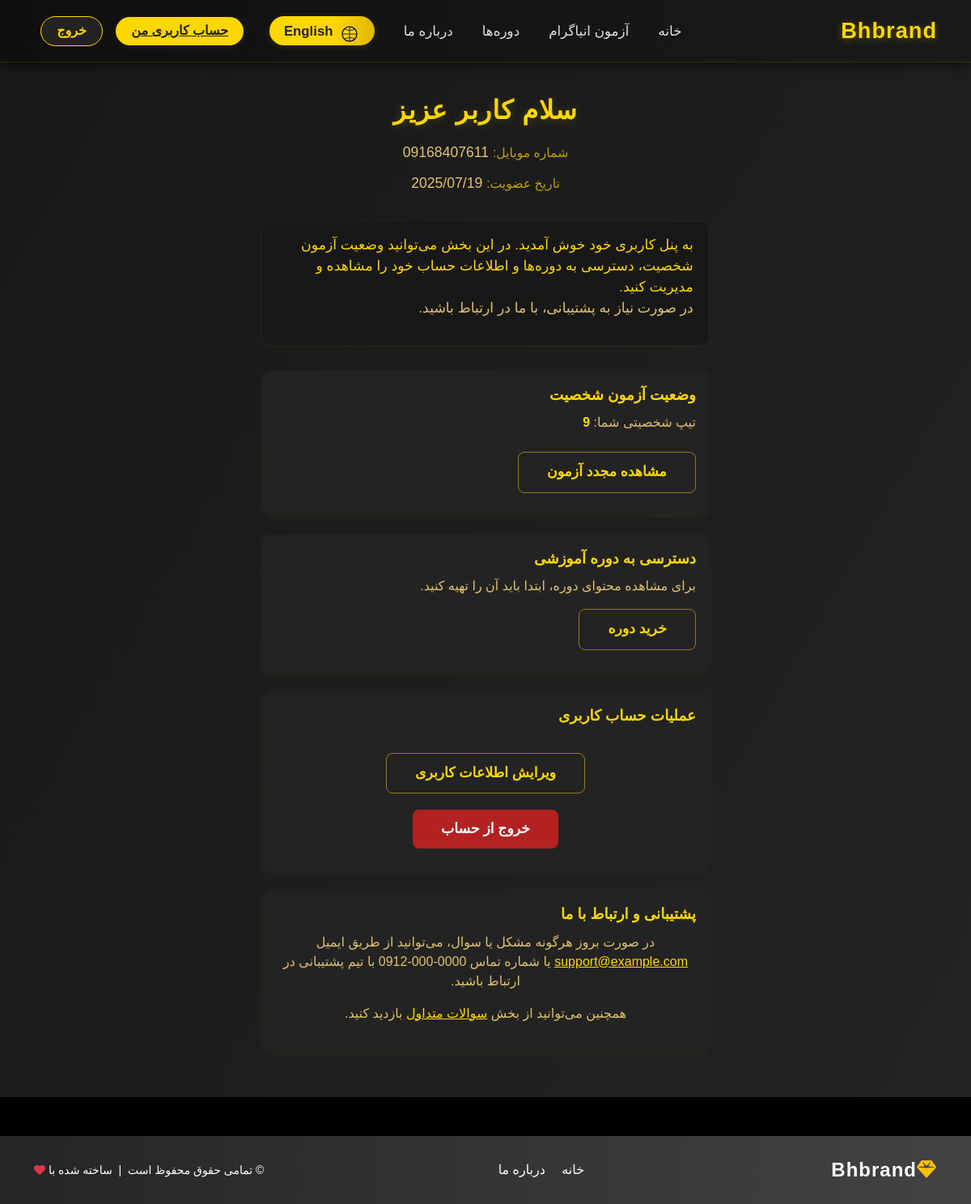
Before: /accounts/dashboard/ (signed in) with the older database file.
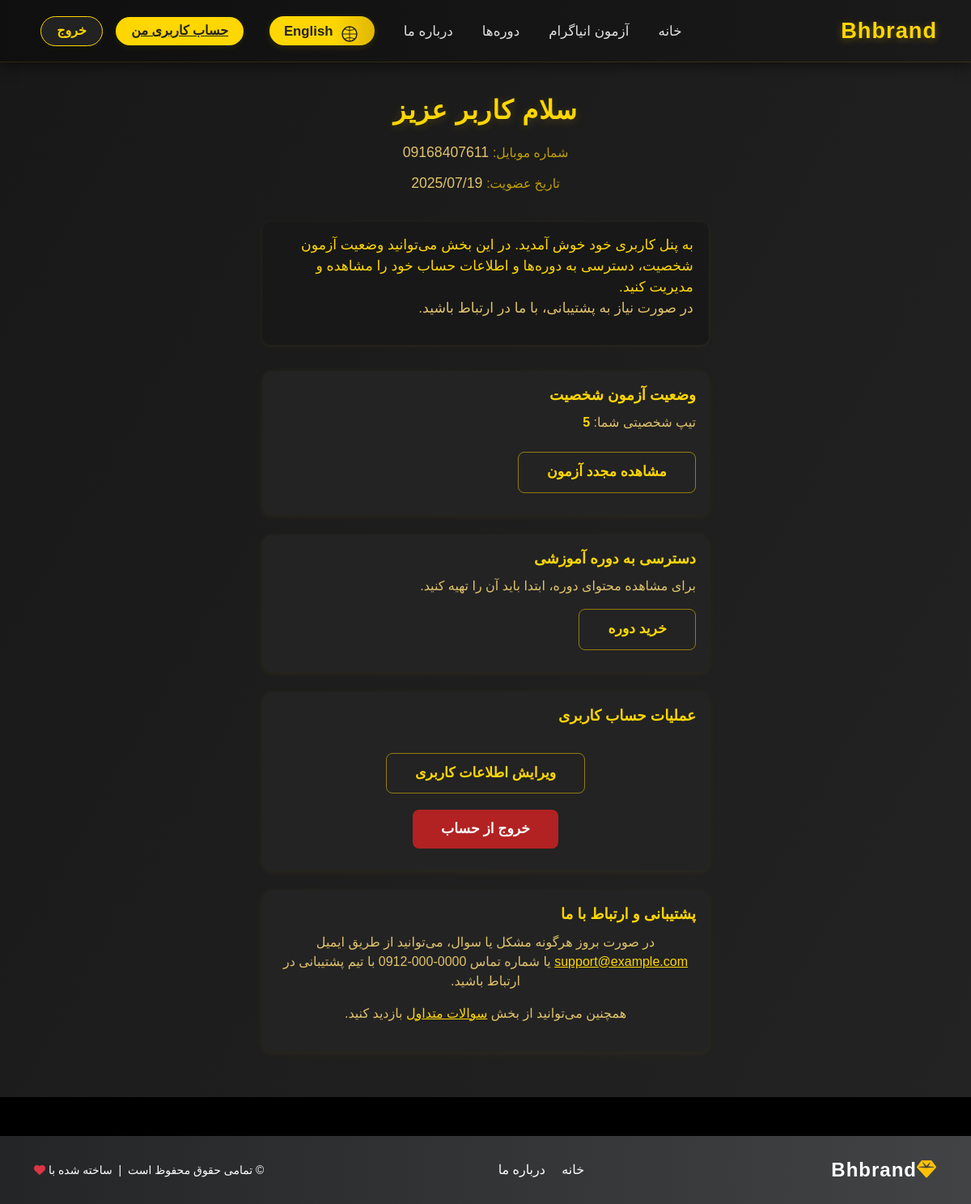
After: the same page with the newer database file.
### accounts/models.py (models this page shows, shortened)
class CustomUser(AbstractBaseUser, PermissionsMixin):
    phone_number = models.CharField(max_length=15, unique=True, verbose_name="شماره تلفن")
    name = models.CharField(max_length=100, blank=True, verbose_name="نام")
    is_active = models.BooleanField(default=True, verbose_name="فعال است؟")
    is_staff = models.BooleanField(default=False, verbose_name="کارمند است؟")
    is_phone_verified = models.BooleanField(default=False, verbose_name="تأیید شماره تلفن")
    date_joined = models.DateTimeField(default=timezone.now, verbose_name="تاریخ عضویت")
    USERNAME_FIELD = 'phone_number'
    REQUIRED_FIELDS = []
    objects = CustomUserManager()
    class Meta:
        verbose_name = "کاربر"
        verbose_name_plural = "کاربران"

class UserProfile(models.Model):
    user = models.OneToOneField(CustomUser, on_delete=models.CASCADE, verbose_name="کاربر")
    enneagram_type = models.IntegerField(null=True, blank=True, verbose_name="تیپ انیاگرام")
    class Meta:
        verbose_name = "پروفایل کاربر"
        verbose_name_plural = "پروفایل‌های کاربران"

### accounts/views.py (the view)
# urls.py: path("dashboard/", user_dashboard, name="dashboard"),
@login_required
def user_dashboard(request):
    try:
        profile = UserProfile.objects.get(user=request.user)
    except UserProfile.DoesNotExist:
        profile = None
    return render(request, "accounts/dashboard.html", {
        "user": request.user,
        "profile": profile,
        "title": _("داشبورد"),
        "dashboard_message": _("به داشبورد خود خوش آمدید."),
    })

### accounts/templates/accounts/dashboard.html (shortened to what this page needs)
{% extends "base.html" %}
{% load i18n %}
{% block content %}
<div class="dashboard-container">
  <div class="dashboard-inner">
    <h2>
    </h2>
    <div class="user-info">
      <p>
        <span class="dashboard-meta">{% trans "شماره موبایل:" %}</span>
        {{ user.phone_number }}
      </p>
      <p>
        <span class="dashboard-meta">{% trans "تاریخ عضویت:" %}</span>
        {{ user.date_joined|date:"Y/m/d" }}
      </p>
    </div>
    <div class="dashboard-summary">
      <p>
        {% trans "به پنل کاربری خود خوش آمدید. در این بخش می‌توانید وضعیت آزمون شخصیت، دسترسی به دوره‌ها و اطلاعات حساب خود را مشاهده و مدیریت کنید." %}
        <br>
        <span style="color:#e0c36b;">
          {% trans "در صورت نیاز به پشتیبانی، با ما در ارتباط باشید." %}
        </span>
      </p>
    </div>
    <div class="dashboard-section">
      <h3>{% trans "وضعیت آزمون شخصیت" %}</h3>
      {% if profile.enneagram_type %}
        <p>
          {% trans "تیپ شخصیتی شما:" %}
          <span style="color:#FFD700;font-weight:700;">{{ profile.enneagram_type }}</span>
        </p>
        <a href="{% url 'enneagram_test' %}" class="dashboard-btn dashboard-btn-secondary" style="margin-top:0.5rem;">
          {% trans "مشاهده مجدد آزمون" %}
        </a>
      {% else %}
        <p>{% trans "شما هنوز آزمون شخصیت را انجام نداده‌اید." %}</p>
        <a href="{% url 'enneagram_test' %}" class="dashboard-btn">
          {% trans "شروع آزمون شخصیت" %}
        </a>
      {% endif %}
    </div>
    <div class="dashboard-section">
      <h3>{% trans "دسترسی به دوره آموزشی" %}</h3>
      {% if profile.has_purchased_course %}
        <p>{% trans "شما به دوره آموزشی دسترسی دارید." %}</p>
        <a href="#" class="dashboard-btn">{% trans "ورود به پنل دوره" %}</a>
      {% else %}
        <p>{% trans "برای مشاهده محتوای دوره، ابتدا باید آن را تهیه کنید." %}</p>
        <a href="{% url 'course_list' %}" class="dashboard-btn dashboard-btn-secondary">
          {% trans "خرید دوره" %}
        </a>
      {% endif %}
    </div>
    <div class="dashboard-section">
      <h3>{% trans "عملیات حساب کاربری" %}</h3>
      <div class="dashboard-links">
        <a href="{% url 'account' %}" class="dashboard-btn dashboard-btn-secondary">
          {% trans "ویرایش اطلاعات کاربری" %}
        </a>
        <a href="{% url 'logout' %}" class="dashboard-btn dashboard-btn-secondary" style="background: #b22222; color: #fff; border: none;">
          {% trans "خروج از حساب" %}
        </a>
      </div>
    </div>
    <div class="dashboard-section" style="text-align:center;">
      <h3>{% trans "پشتیبانی و ارتباط با ما" %}</h3>
      <p>
      </p>
      <p>
      </p>
    </div>
  </div>
</div>
{% endblock %}

### templates/base.html (shortened to what this page needs)
{% load static i18n %}
<!DOCTYPE html>
<html lang="{% get_current_language as LANGUAGE_CODE %}{{ LANGUAGE_CODE }}" dir="{% if LANGUAGE_CODE == 'fa' %}rtl{% else %}ltr{% endif %}">
<head>
  {% if LANGUAGE_CODE == 'fa' %}
    <link href="{% static 'css/bootstrap.rtl.min.css' %}" rel="stylesheet">
  {% endif %}
</head>
<body>
  {% include 'includes/navbar.html' %}
  <main>
    {% block content %}{% endblock %}
  </main>
  {% include 'includes/footer.html' %}
</body>
</html>

### templates/includes/navbar.html (shortened to what this page needs)
{% load i18n %}
<nav class="navbar navbar-expand-lg navbar-gold">
  <div class="container">
    <a class="navbar-brand" href="{% url 'home' %}">Bhbrand</a>
    <div class="collapse navbar-collapse" id="navbarNav">
      <ul class="navbar-nav ms-auto align-items-lg-center">
        <li class="nav-item">
          <a class="nav-link{% if request.resolver_match.url_name == 'home' %} active{% endif %}" href="{% url 'home' %}">{% trans "خانه" %}</a>
        </li>
        <li class="nav-item">
          <a class="nav-link{% if request.resolver_match.url_name == 'enneagram_test' %} active{% endif %}" href="{% url 'enneagram_test' %}">{% trans "آزمون انیاگرام" %}</a>
        </li>
        <li class="nav-item">
          <a class="nav-link{% if request.resolver_match.url_name == 'course_list' %} active{% endif %}" href="{% url 'course_list' %}">{% trans "دوره‌ها" %}</a>
        </li>
        <li class="nav-item">
          <a class="nav-link{% if request.resolver_match.url_name == 'about' %} active{% endif %}" href="{% url 'about' %}">{% trans "درباره ما" %}</a>
        </li>
      </ul>
      <div class="position-relative d-inline-block" id="navbar-lang-switcher" style="margin-left: 0.5rem;">
        <form action="/i18n/setlang/" method="post" id="lang-switcher-form" style="display:inline;">
          <button type="button" class="navbar-lang-btn" id="langSwitcherBtn" aria-haspopup="true" aria-expanded="false">
            <span class="lang-icon">
              <svg width="20" height="20" viewBox="0 0 20 20" fill="none">
                <circle cx="10" cy="10" r="9" stroke="#222" stroke-width="1.5" fill="#FFD700"/>
                <path d="M10 1v18M1 10h18M3.5 3.5c2.5 2.5 10.5 2.5 13 0M3.5 16.5c2.5-2.5 10.5-2.5 13 0" stroke="#222" stroke-width="1"/>
              </svg>
            </span>
            {% get_current_language as LANGUAGE_CODE %}
            <span id="current-lang-label">
              {% if LANGUAGE_CODE == "fa" %}
                English
              {% elif LANGUAGE_CODE == "en" %}
                فارسی
              {% else %}
                فارسی
              {% endif %}
            </span>
          </button>
        </form>
      </div>
      {% if user.is_authenticated %}
        <br>
        <a href="{% url 'dashboard' %}" class="navbar-account-btn ms-lg-3">{% trans "حساب کاربری من" %}</a>
        <form method="post" action="{% url 'logout' %}" style="display:inline;">
          <button type="submit" class="navbar-logout-btn">{% trans "خروج" %}</button>
        </form>
      {% else %}
        <a href="{% url 'login' %}" class="navbar-account-btn ms-lg-3">{% trans "ورود" %}</a>
      {% endif %}
    </div>
  </div>
</nav>

### templates/includes/footer.html (shortened to what this page needs)
{% load i18n %}
<footer class="footer bg-gradient-primary text-white py-4 mt-5 shadow-lg" style="background: linear-gradient(90deg, #232526 0%, #414345 100%);">
    <div class="container d-flex flex-column flex-md-row align-items-center justify-content-between">
        <div class="d-flex align-items-center">
            <div class="footer-logo mb-2 mb-md-0 me-3">
                <span style="font-size: 1.5rem; font-weight: bold; letter-spacing: 1px;">
                    <i class="fas fa-gem text-warning"></i>Bhbrand
                </span>
            </div>
        </div>
        <div class="footer-links mb-2 mb-md-0">
            <a href="{% url 'home' %}" class="text-white mx-2 text-decoration-none footer-link">{% trans "خانه" %}</a>
            <a href="{% url 'about' %}" class="text-white mx-2 text-decoration-none footer-link">{% trans "درباره ما" %}</a>
        </div>
        <div class="footer-copy d-flex align-items-center">
            <p class="mb-0 small">
                © {% trans "تمامی حقوق محفوظ است" %} {{ now|date:"Y" }}
                <span class="mx-1">|</span>
                {% blocktrans %}ساخته شده با{% endblocktrans %} <i class="fas fa-heart text-danger"></i>
            </p>
        </div>
    </div>
    <link rel="stylesheet" href="https://cdnjs.cloudflare.com/ajax/libs/font-awesome/6.4.2/css/all.min.css" />
</footer>

### templates/includes/navbar.html (style rules this page uses)
.navbar-gold { background: linear-gradient(90deg, #0f0f0f 0%, #1a1a1a 100%); border-bottom: 1px solid #FFD70020; box-shadow: 0 4px 15px rgba(0,0,0,0.5); padding-top: 0.8rem; padding-bottom: 0.8rem; }
.navbar-gold .navbar-brand { color: #FFD700 !important; font-weight: 600; font-size: 1.7rem; letter-spacing: 1px; text-shadow: 0 2px 10px rgba(255, 215, 0, 0.3); }
.navbar-gold .nav-link { color: #e0e0e0 !important; font-size: 1.05rem; font-weight: 500; margin-left: 20px; position: relative; transition: all 0.3s ease; }
.navbar-gold .nav-link::after { content: ""; position: absolute; bottom: -4px; left: 0; width: 0%; height: 2px; background-color: #FFD700; transition: width 0.3s ease; }
.navbar-account-btn { margin-right: 1rem; margin-left: 0.5rem; font-weight: 600; border-radius: 20px; padding: 0.35rem 1.2rem; background: #FFD700; color: #222 !important; border: none; transition: background 0.2s; box-shadow: 0 2px 8px rgba(255,215,0,0.08); font-size: 1rem; }
.navbar-logout-btn { margin-right: 0.5rem; margin-left: 0.5rem; font-weight: 600; border-radius: 20px; padding: 0.35rem 1.2rem; background: #222; color: #FFD700 !important; border: 1px solid #FFD700; transition: background 0.2s, color 0.2s; box-shadow: 0 2px 8px rgba(255,215,0,0.04); font-size: 1rem; }
.navbar-lang-btn { margin-right: 0.5rem; margin-left: 0.5rem; font-weight: 600; border-radius: 50px; padding: 0.35rem 1.1rem 0.35rem 1.1rem; background: linear-gradient(90deg, #FFD700 60%, #e0b800 100%); color: #222 !important; border: none; box-shadow: 0 2px 8px rgba(255,215,0,0.13); font-size: 1.05rem; display: flex; align-items: center; gap: 0.4em; transition: background 0.2s, color 0.2s, box-shadow 0.2s; position: relative; z-index: 2; }
.navbar-lang-btn .lang-icon { display: inline-block; vertical-align: middle; width: 1.2em; height: 1.2em; margin-left: 0.2em; margin-right: 0.2em; }

### accounts/templates/accounts/dashboard.html (style rules this page uses)
html, body { height: 100%; margin: 0; padding: 0; }
.dashboard-container { width: 100vw; min-height: 100vh; margin: 0; background: linear-gradient(120deg, #181818 0%, #232323 100%); border-radius: 0; box-shadow: none; padding: 2.5rem 0 2rem 0; color: #FFD700; text-align: center; border: none; display: flex; flex-direction: column; align-items: center; justify-content: flex-start; }
.dashboard-inner { width: 100%; max-width: 600px; margin: 0 auto; padding: 0 1.5rem; box-sizing: border-box; }
.dashboard-container h2 { font-size: 2rem; font-weight: 700; margin-bottom: 1.2rem; color: #FFD700; letter-spacing: 1px; text-shadow: 0 2px 12px #FFD70030; }
.dashboard-container .user-info { margin-bottom: 2.2rem; }
.dashboard-container .user-info p { font-size: 1.1rem; color: #e0c36b; margin-bottom: 0.7rem; font-weight: 500; }
.dashboard-btn { display: inline-block; padding: 0.7rem 2.2rem; font-size: 1.08rem; font-weight: 600; border-radius: 8px; border: none; background: linear-gradient(90deg, #FFD700 0%, #bfa100 100%); color: #181818; box-shadow: 0 2px 12px #FFD70030; text-decoration: none; transition: background 0.2s, color 0.2s, box-shadow 0.2s; margin-bottom: 0.5rem; }
.dashboard-btn-secondary { background: none; color: #FFD700; border: 1.5px solid #FFD70080; box-shadow: none; }
.dashboard-section { background: #232323; border-radius: 12px; padding: 1.2rem 1rem; margin-bottom: 1.5rem; box-shadow: 0 2px 10px #FFD70010; color: #e0c36b; text-align: right; }
.dashboard-section h3 { color: #FFD700; font-size: 1.15rem; font-weight: 600; margin-bottom: 0.7rem; text-align: right; }
.dashboard-links { margin-top: 2.2rem; display: flex; flex-direction: column; gap: 0.7rem; align-items: center; }
.dashboard-meta { font-size: 0.98rem; color: #bfa100; margin-bottom: 0.5rem; text-align: right; }
.dashboard-summary { background: #181818; border-radius: 10px; padding: 1rem 1.2rem; margin-bottom: 2rem; color: #FFD700; font-size: 1.08rem; text-align: right; box-shadow: 0 1px 6px #FFD70010; }

### templates/includes/footer.html (style rules this page uses)
html, body { height: 100%; }
body { display: flex; flex-direction: column; min-height: 100vh; }
main { flex: 1 0 auto; }
.footer { box-shadow: 0 -2px 16px rgba(0,0,0,0.15); flex-shrink: 0; }

Changed rows visible on the page:
changed UserProfile: enneagram_type "9" → "5"
